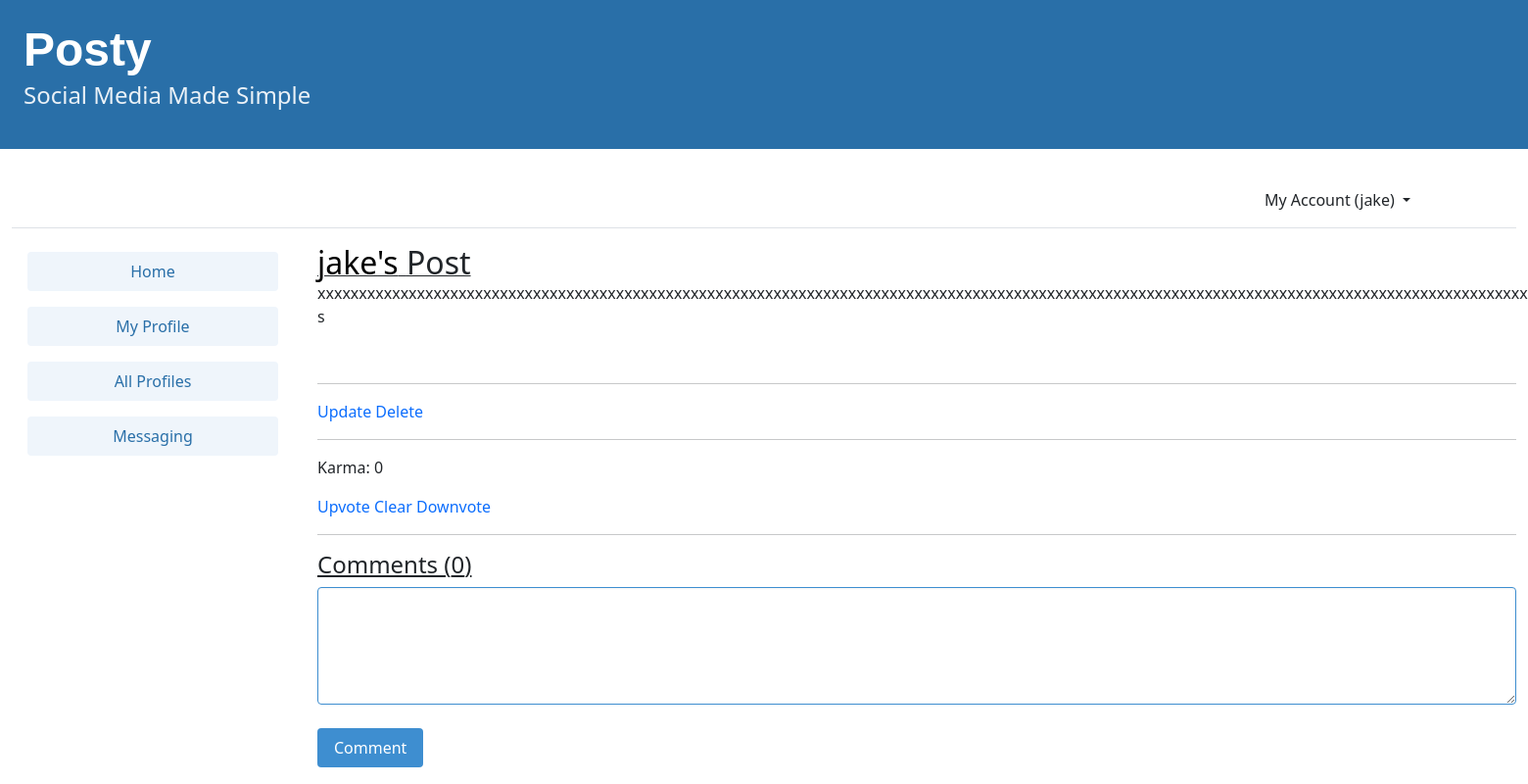
Before: /post_detail/54/ (signed in) with the older database file.
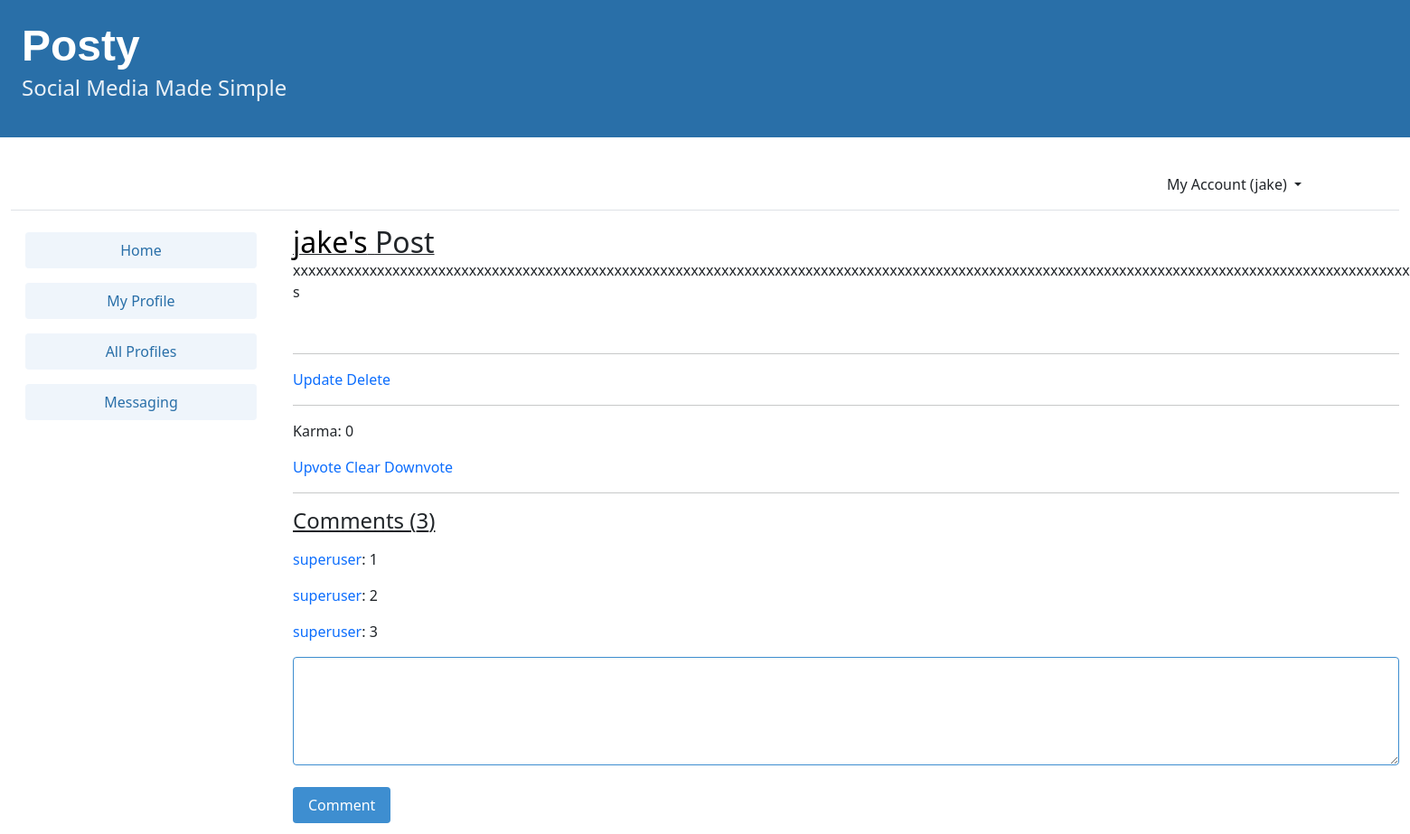
After: the same page with the newer database file.
### posty/models.py (models this page shows, shortened)
class Post(models.Model):
    user = models.ForeignKey(User, related_name="posts", on_delete=models.DO_NOTHING)
    body = models.CharField(max_length=255)
    image = models.ImageField(
        default="onebyone.png", upload_to="images/", blank=True, null=True
    )
    created_at = models.DateTimeField(auto_now_add=True)
    post_karma = models.IntegerField(default=0, blank=True, null=True)
    comment_count = models.IntegerField(default=0, blank=True, null=True)
    edited = models.BooleanField(default=False)

class Comment(models.Model):
    user = models.ForeignKey(User, related_name="comments", on_delete=models.DO_NOTHING)
    post = models.ForeignKey(Post, related_name="comments", on_delete=models.CASCADE)
    body = models.CharField(max_length=255)
    created_at = models.DateTimeField(auto_now_add=True)
    edited = models.BooleanField(default=False)

### accounts/models.py (models this page shows)
class User(AbstractUser):
    user_karma = models.IntegerField(default=0, blank=True, null=True)
    profile_picture = models.ImageField(
        default="default_pfp.jpg", upload_to="images/", blank=True, null=True
    )
    class Meta:
        db_table = "auth_user"

### posty/views.py (the view)
# urls.py: path("post_detail/<int:pk>/", postDetailView, name="post_detail"),
@login_required
def postDetailView(request, pk):
    post = Post.objects.get(pk=pk)
    return render(
        request,
        "posty/post_detail.html",
        {
            "post": post,
            "comment": Comment.objects.filter(post=post),
            "currentuser": request.user,
        },
    )

### templates/posty/post_detail.html (shortened to what this page needs)
{% extends "base.html" %}
{% block content %}
    {% load static %}
    <div class="post-entry column is-four-fifths">
        <u>
            <div style="display:inline;">
                <a style="color: black;
                          text-decoration:none !important"
                   href="/profile/{{ post.user.id }}/">
                    <h2 style="display:inline; text-decoration:none !important;">
                        {{ post.user.username }}'s</a> Post
                </u>
            </div>
            <br>
            {% with body=post.body|wordwrap:60 %}
                <p id="post-body">{{ body }}</p>
            {% endwith %}
            {% if currentuser.id == post.user.id %}
                <hr>
                <a id="updatebutton" class="updatebutton" rel="no-refresh">Update</a>
                <a class="deletebutton"
                   id="delete{{ post.id }}"
                   href=""
                   data-userid="{{ user.id }}"
                   data-catid="{{ post.id }}">Delete</a>
            {% endif %}
            <hr>
            <p>Karma: {{ post.post_karma }}</p>
            <a class="upvotebutton"
               id="upvote{{ post.id }}"
               href=""
               data-userid="{{ user.id }}"
               data-catid="{{ post.id }}">Upvote</a>
            <a class="clearbutton"
               id="clearbutton{{ post.id }}"
               href=""
               data-userid="{{ user.id }}"
               data-catid="{{ post.id }}">Clear</a>
            <a class="downvotebutton"
               id="downvote{{ post.id }}"
               href=""
               data-userid="{{ user.id }}"
               data-catid="{{ post.id }}">Downvote</a>
            <br>
            <hr>
            <h4>
                <u> Comments ({{ post.comment_count }}) </u>
            </h4>
            {% for c in comment %}
                <p>
                    <div style="display:inline">
                        <a style="display:inline" href="/profile/{{ c.user.id }}">{{ c.user.username }}</a>:
                        <p style="display:inline" id="{{ c.id }}" class="comment-body">{{ c.body }}</p>
                    </div>
            </p>
        {% endfor %}
        <textarea id="comment{{post.id}}" class="textarea is-info" rows="4"></textarea>
        <br>
        <a class="commentbutton"
           id="commentbutton{{ post.id }}"
           href=""
           data-userid="{{ user.id }}"
           data-catid="{{ post.id }}">
            <button class="button is-success has-background-info">Comment</button>
        </a>
    </div>
{% endblock content %}

Changed rows visible on the page:
changed Post "jake": comment_count "0" → "3"
added Comment: user.username "superuser", body "1"
added Comment: user.username "superuser", body "2"
added Comment: user.username "superuser", body "3"
